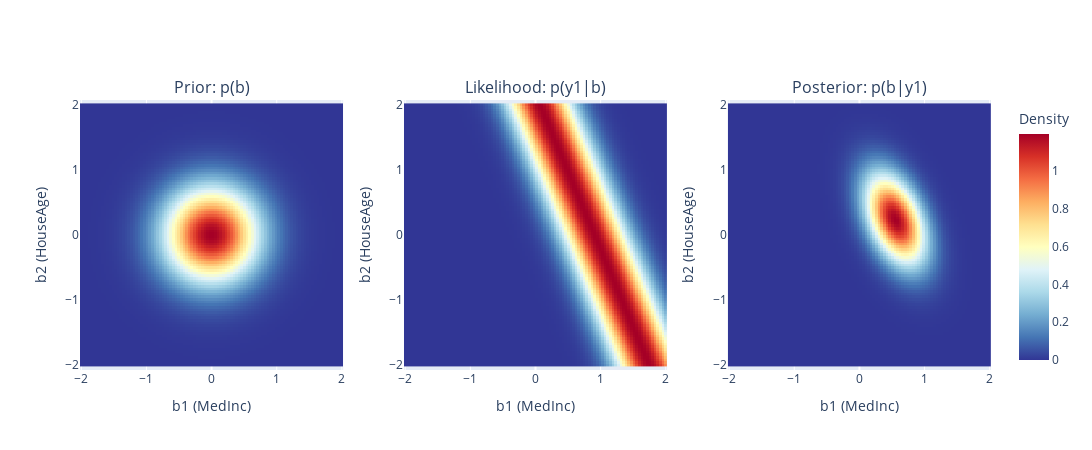

Notebook code for this chart:
### Markdown cell above
### Visualisatie: Prior → Likelihood → Posterior (1 observatie)

### Code cell
# Visualization after 1 observation
fig = make_subplots(
    rows=1,
    cols=3,
    subplot_titles=("Prior: p(b)", "Likelihood: p(y1|b)", "Posterior: p(b|y1)"),
)

# Prior
fig.add_trace(
    go.Heatmap(z=prior_density, x=b1_range, y=b2_range, colorscale="RdYlBu_r", showscale=False),
    row=1,
    col=1,
)

# Likelihood
fig.add_trace(
    go.Heatmap(z=likelihood_1, x=b1_range, y=b2_range, colorscale="RdYlBu_r", showscale=False),
    row=1,
    col=2,
)

# Posterior
fig.add_trace(
    go.Heatmap(
        z=posterior_1_normalized,
        x=b1_range,
        y=b2_range,
        colorscale="RdYlBu_r",
        colorbar={"title": "Density"},
    ),
    row=1,
    col=3,
)

fig.update_xaxes(title_text="b1 (MedInc)", row=1, col=1)
fig.update_xaxes(title_text="b1 (MedInc)", row=1, col=2)
fig.update_xaxes(title_text="b1 (MedInc)", row=1, col=3)
fig.update_yaxes(title_text="b2 (HouseAge)", row=1, col=1, scaleanchor="x", scaleratio=1)
fig.update_yaxes(title_text="b2 (HouseAge)", row=1, col=2, scaleanchor="x", scaleratio=1)
fig.update_yaxes(title_text="b2 (HouseAge)", row=1, col=3, scaleanchor="x", scaleratio=1)

fig.update_layout(width=1400, height=450)
fig.show()
